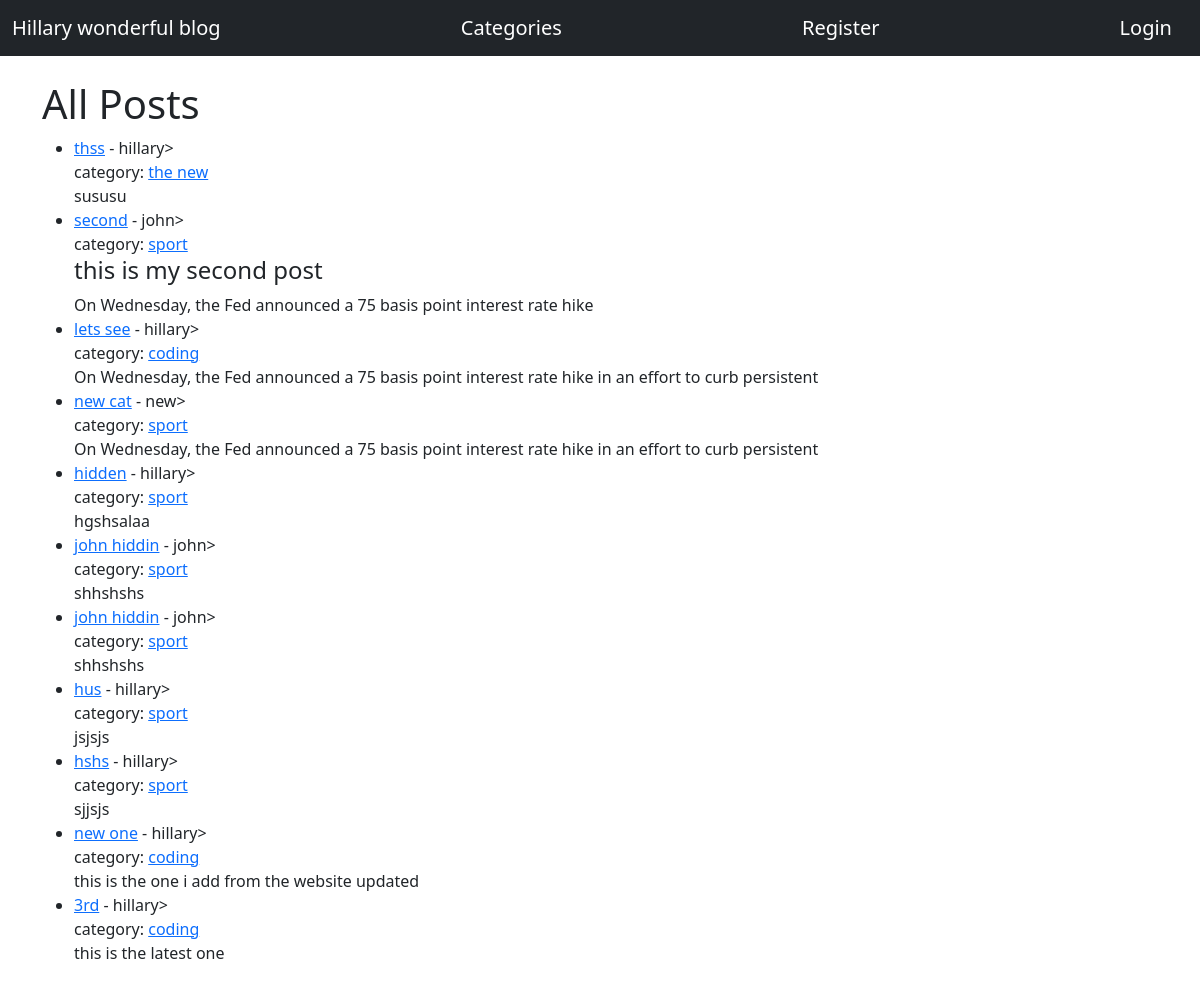
The page / on the database its author committed.
### blog_apps/models.py (models this page shows, shortened)
class Post(models.Model):
    title = models.CharField(max_length=1000)
    author = models.ForeignKey(User, on_delete=models.CASCADE)
    body = models.TextField()
    post_date = models.DateField(auto_now_add=True)
    category = models.CharField(max_length=1000, default='coding')
    likes = models.ManyToManyField(User, related_name='blog_post')

### blog_apps/views.py (the view)
# urls.py: 2. Add a URL to urlpatterns:  path('', Home.as_view(), name='home')
class Home(ListView):
    model = Post
    template_name = 'blog_apps/home.html'
    ordering = ['-post_date']

### templates/blog_apps/home.html
{% extends 'blog_apps/base.html' %}
{% block content %}
<h1>All Posts</h1>
<ul>
{% for object in object_list %}
    <li><a href="{% url 'article' object.pk %}">{{object.title}}</a> - {{object.author}}><br>
        category:  <a href="{% url 'category' object.category|slugify %}"> {{object.category}}</a>
        <br>
    {{object.body|slice:':100'|safe}}
</li>
{% endfor %}
</ul>
{% endblock %}

### rows shown on the page
Post: title "thss", author "hillary", category "the new", body "sususu"
Post: title "second", author "john", category "sport", body "this is my second post On Wednesday, the Fed announced a 75 basis point interest rate hike"
Post: title "lets see", author "hillary", category "coding", body "On Wednesday, the Fed announced a 75 basis point interest rate hike in an effort to curb persistent"
Post: title "new cat", author "new", category "sport", body "On Wednesday, the Fed announced a 75 basis point interest rate hike in an effort to curb persistent"
Post: title "hidden", author "hillary", category "sport", body "hgshsalaa"
Post: title "john hiddin", author "john", category "sport", body "shhshshs"
Post: title "john hiddin", author "john", category "sport", body "shhshshs"
Post: title "hus", author "hillary", category "sport", body "jsjsjs"
Post: title "hshs", author "hillary", category "sport", body "sjjsjs"
Post: title "new one", author "hillary", category "coding", body "this is the one i add from the website updated"
Post: title "3rd", author "hillary", category "coding", body "this is the latest one"
